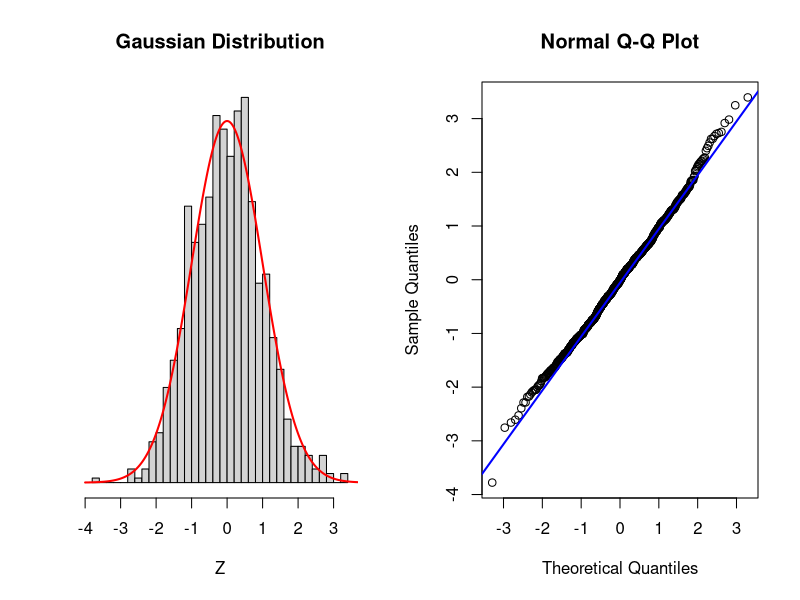
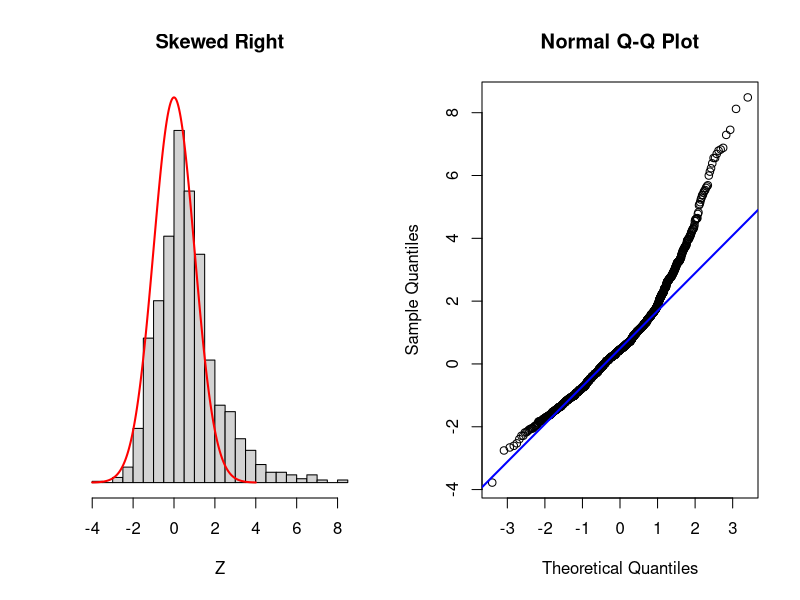
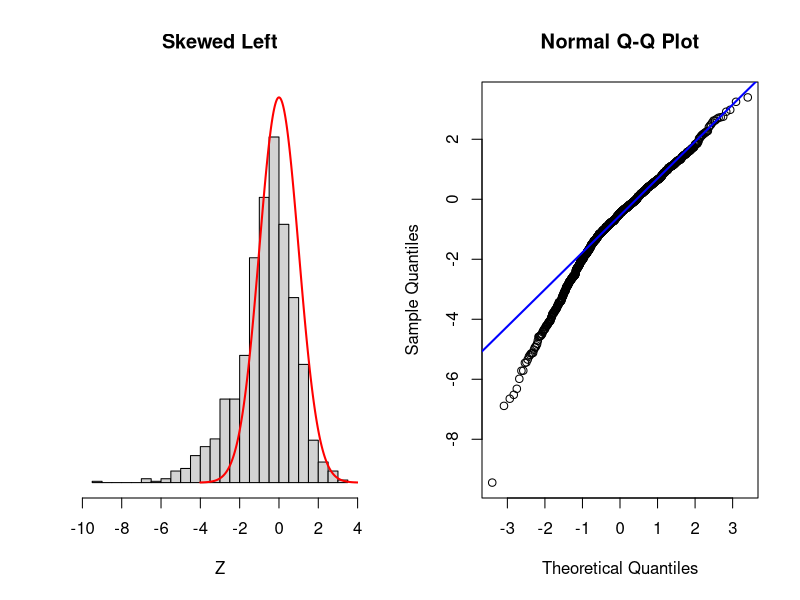
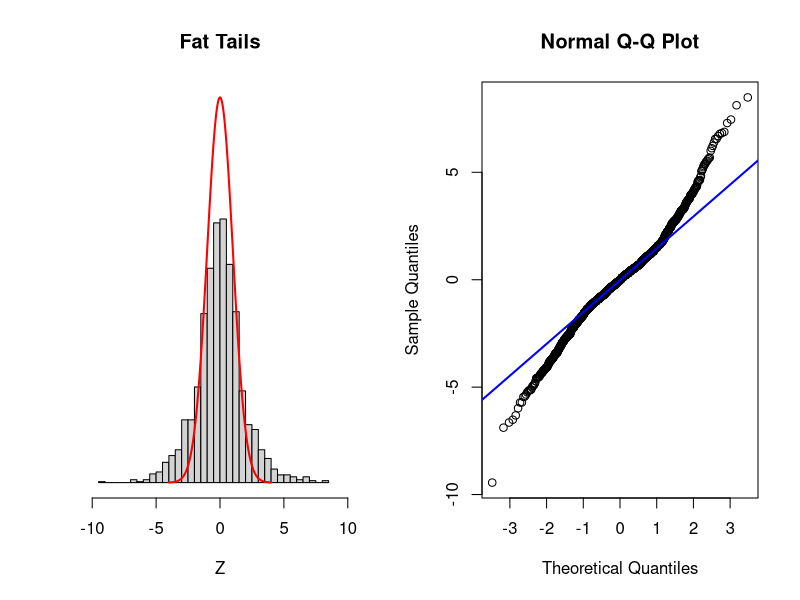
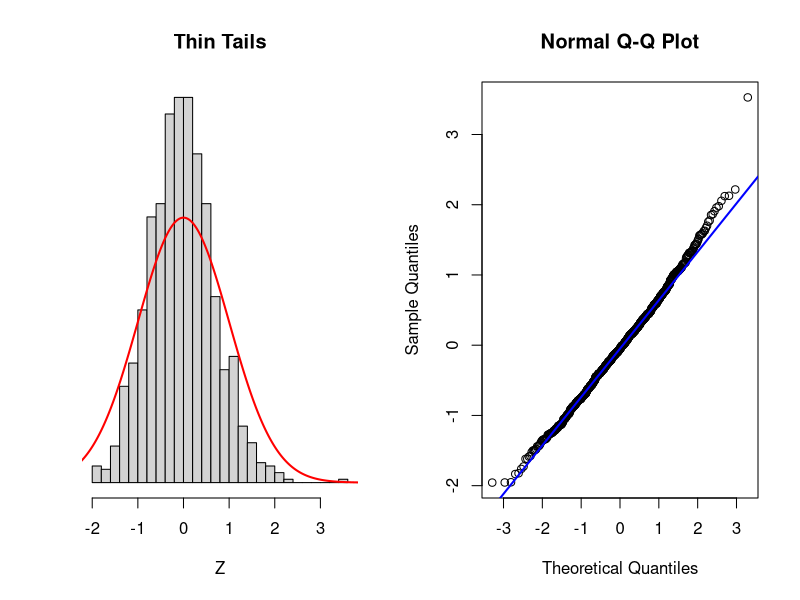
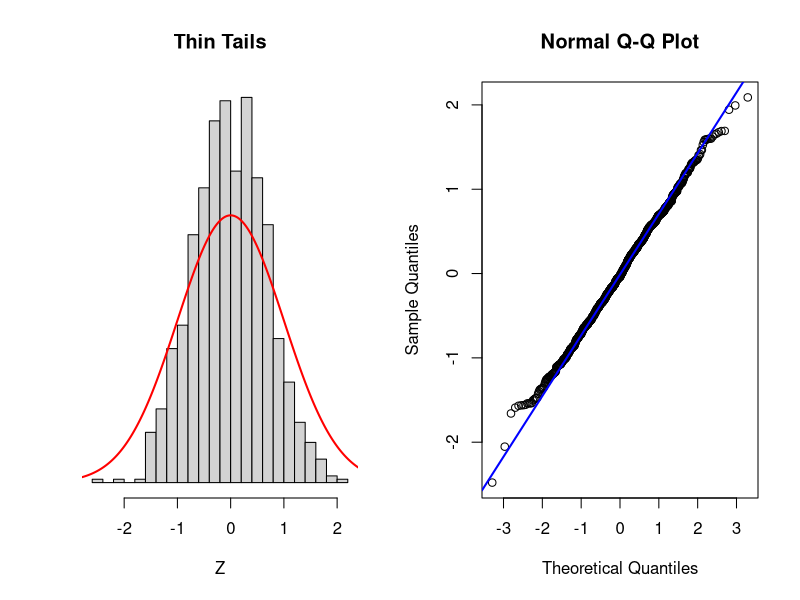

These figures' R source, in order:
set.seed(2-25-16)
par(mfrow = c(1, 2))

hist_ <- function(x, ...){
  hist(x, breaks = 30, xlab = "Z", ylab = "",  yaxt='n', freq = FALSE, ...)
}

n <- 1000
normal_density <- dnorm(seq(-4, 4, 0.01))
zs <- seq(-4, 4, 0.01)

# Gaussian Normal
gaussian_rv <- rnorm(n)

hist_(gaussian_rv, main = "Gaussian Distribution")
lines(zs, normal_density, type = "l", col = "red", lwd = 2)

qqnorm(gaussian_rv)
qqline(gaussian_rv, col = "blue", lwd = 2)

# Skewed Right
skew_right <- c(gaussian_rv[gaussian_rv > 0] * 2.5, gaussian_rv)

hist_(skew_right, main = "Skewed Right", ylim = c(0, max(normal_density)))
lines(zs, normal_density, type = "l", col = "red", lwd = 2)

qqnorm(skew_right)
qqline(skew_right, col = "blue", lwd = 2)

# Skewed Left
skew_left <- c(gaussian_rv[gaussian_rv < 0]*2.5, gaussian_rv)

hist_(skew_left, main = "Skewed Left", ylim = c(0, max(normal_density)))
lines(zs, normal_density, type = "l", col = "red", lwd = 2)

qqnorm(skew_left)
qqline(skew_left, col = "blue", lwd = 2)

# Fat Tails
fat_tails <- c(gaussian_rv*2.5, gaussian_rv)

hist_(fat_tails, main = "Fat Tails", ylim = c(0, max(normal_density)), xlim = c(-10, 10))
lines(zs, normal_density, type = "l", col = "red", lwd = 2)

qqnorm(fat_tails)
qqline(fat_tails, col = "blue", lwd = 2)

# Thin Tails (Just a bad draw...)
thin_tails <- rnorm(n, sd = .7)

hist_(thin_tails, main = "Thin Tails")
lines(zs, normal_density, type = "l", col = "red", lwd = 2)

qqnorm(thin_tails)
qqline(thin_tails, col = "blue", lwd = 2)

# Thin Tails
thin_tails <- rnorm(n, sd = .7)

hist_(thin_tails, main = "Thin Tails")
lines(zs, normal_density, type = "l", col = "red", lwd = 2)

qqnorm(thin_tails)
qqline(thin_tails, col = "blue", lwd = 2)
